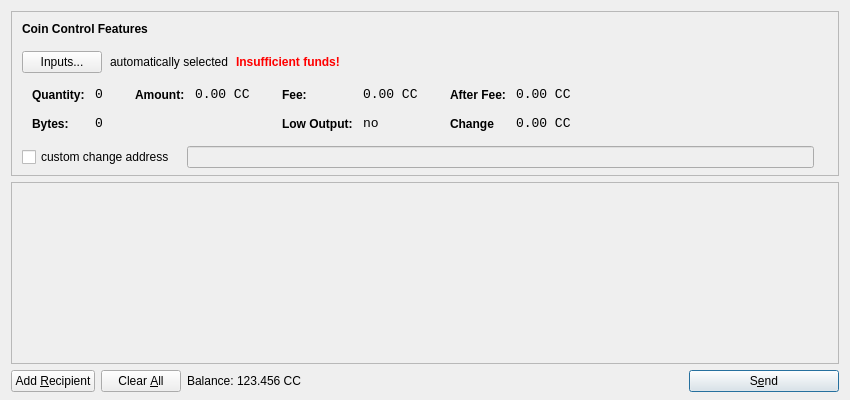
<?xml version="1.0" encoding="UTF-8"?>
<ui version="4.0">
 <class>SendCoinsDialog</class>
 <widget class="QDialog" name="SendCoinsDialog">
  <property name="geometry">
   <rect>
    <x>0</x>
    <y>0</y>
    <width>850</width>
    <height>400</height>
   </rect>
  </property>
  <property name="windowTitle">
   <string>Send Coins</string>
  </property>
  <layout class="QVBoxLayout" name="verticalLayout" stretch="0,1,0">
   <property name="bottomMargin">
    <number>8</number>
   </property>
   <item>
    <widget class="QFrame" name="frameCoinControl">
     <property name="sizePolicy">
      <sizepolicy hsizetype="Expanding" vsizetype="Expanding">
       <horstretch>0</horstretch>
       <verstretch>0</verstretch>
      </sizepolicy>
     </property>
     <property name="maximumSize">
      <size>
       <width>16777215</width>
       <height>16777215</height>
      </size>
     </property>
     <property name="frameShape">
      <enum>QFrame::StyledPanel</enum>
     </property>
     <property name="frameShadow">
      <enum>QFrame::Sunken</enum>
     </property>
     <layout class="QVBoxLayout" name="verticalLayoutCoinControl2">
      <property name="spacing">
       <number>-1</number>
      </property>
      <property name="leftMargin">
       <number>0</number>
      </property>
      <property name="topMargin">
       <number>0</number>
      </property>
      <property name="rightMargin">
       <number>0</number>
      </property>
      <property name="bottomMargin">
       <number>6</number>
      </property>
      <item>
       <layout class="QVBoxLayout" name="verticalLayoutCoinControl" stretch="0,0,0,0,1">
        <property name="spacing">
         <number>0</number>
        </property>
        <property name="leftMargin">
         <number>10</number>
        </property>
        <property name="topMargin">
         <number>10</number>
        </property>
        <item>
         <layout class="QHBoxLayout" name="horizontalLayoutCoinControl1">
          <property name="bottomMargin">
           <number>15</number>
          </property>
          <item>
           <widget class="QLabel" name="labelCoinControlFeatures">
            <property name="sizePolicy">
             <sizepolicy hsizetype="Preferred" vsizetype="Maximum">
              <horstretch>0</horstretch>
              <verstretch>0</verstretch>
             </sizepolicy>
            </property>
            <property name="font">
             <font>
              <weight>75</weight>
              <bold>true</bold>
             </font>
            </property>
            <property name="styleSheet">
             <string notr="true">font-weight:bold;</string>
            </property>
            <property name="text">
             <string>Coin Control Features</string>
            </property>
           </widget>
          </item>
         </layout>
        </item>
        <item>
         <layout class="QHBoxLayout" name="horizontalLayoutCoinControl2" stretch="0,0,0,0">
          <property name="spacing">
           <number>8</number>
          </property>
          <property name="bottomMargin">
           <number>10</number>
          </property>
          <item>
           <widget class="QPushButton" name="pushButtonCoinControl">
            <property name="styleSheet">
             <string notr="true"/>
            </property>
            <property name="text">
             <string>Inputs...</string>
            </property>
           </widget>
          </item>
          <item>
           <widget class="QLabel" name="labelCoinControlAutomaticallySelected">
            <property name="text">
             <string>automatically selected</string>
            </property>
            <property name="margin">
             <number>5</number>
            </property>
           </widget>
          </item>
          <item>
           <widget class="QLabel" name="labelCoinControlInsuffFunds">
            <property name="font">
             <font>
              <weight>75</weight>
              <bold>true</bold>
             </font>
            </property>
            <property name="styleSheet">
             <string notr="true">color:red;font-weight:bold;</string>
            </property>
            <property name="text">
             <string>Insufficient funds!</string>
            </property>
            <property name="margin">
             <number>5</number>
            </property>
           </widget>
          </item>
          <item>
           <spacer name="horizontalSpacerCoinControl">
            <property name="orientation">
             <enum>Qt::Horizontal</enum>
            </property>
            <property name="sizeHint" stdset="0">
             <size>
              <width>40</width>
              <height>1</height>
             </size>
            </property>
           </spacer>
          </item>
         </layout>
        </item>
        <item>
         <widget class="QWidget" name="widgetCoinControl" native="true">
          <property name="sizePolicy">
           <sizepolicy hsizetype="Preferred" vsizetype="Preferred">
            <horstretch>0</horstretch>
            <verstretch>0</verstretch>
           </sizepolicy>
          </property>
          <property name="minimumSize">
           <size>
            <width>0</width>
            <height>0</height>
           </size>
          </property>
          <property name="styleSheet">
           <string notr="true"/>
          </property>
          <layout class="QHBoxLayout" name="horizontalLayoutCoinControl5">
           <property name="margin">
            <number>0</number>
           </property>
           <item>
            <layout class="QHBoxLayout" name="horizontalLayoutCoinControl3" stretch="0,0,0,1">
             <property name="spacing">
              <number>20</number>
             </property>
             <property name="topMargin">
              <number>0</number>
             </property>
             <property name="bottomMargin">
              <number>10</number>
             </property>
             <item>
              <layout class="QFormLayout" name="formLayoutCoinControl1">
               <property name="horizontalSpacing">
                <number>10</number>
               </property>
               <property name="verticalSpacing">
                <number>14</number>
               </property>
               <property name="leftMargin">
                <number>10</number>
               </property>
               <property name="topMargin">
                <number>4</number>
               </property>
               <property name="rightMargin">
                <number>6</number>
               </property>
               <item row="0" column="0">
                <widget class="QLabel" name="labelCoinControlQuantityText">
                 <property name="styleSheet">
                  <string notr="true">font-weight:bold;</string>
                 </property>
                 <property name="text">
                  <string>Quantity:</string>
                 </property>
                 <property name="margin">
                  <number>0</number>
                 </property>
                </widget>
               </item>
               <item row="0" column="1">
                <widget class="QLabel" name="labelCoinControlQuantity">
                 <property name="font">
                  <font>
                   <family>Monospace</family>
                   <pointsize>10</pointsize>
                  </font>
                 </property>
                 <property name="cursor">
                  <cursorShape>IBeamCursor</cursorShape>
                 </property>
                 <property name="contextMenuPolicy">
                  <enum>Qt::ActionsContextMenu</enum>
                 </property>
                 <property name="text">
                  <string>0</string>
                 </property>
                 <property name="margin">
                  <number>0</number>
                 </property>
                 <property name="textInteractionFlags">
                  <set>Qt::LinksAccessibleByMouse|Qt::TextSelectableByKeyboard|Qt::TextSelectableByMouse</set>
                 </property>
                </widget>
               </item>
               <item row="1" column="0">
                <widget class="QLabel" name="labelCoinControlBytesText">
                 <property name="styleSheet">
                  <string notr="true">font-weight:bold;</string>
                 </property>
                 <property name="text">
                  <string>Bytes:</string>
                 </property>
                </widget>
               </item>
               <item row="1" column="1">
                <widget class="QLabel" name="labelCoinControlBytes">
                 <property name="font">
                  <font>
                   <family>Monospace</family>
                   <pointsize>10</pointsize>
                  </font>
                 </property>
                 <property name="cursor">
                  <cursorShape>IBeamCursor</cursorShape>
                 </property>
                 <property name="contextMenuPolicy">
                  <enum>Qt::ActionsContextMenu</enum>
                 </property>
                 <property name="text">
                  <string>0</string>
                 </property>
                 <property name="textInteractionFlags">
                  <set>Qt::LinksAccessibleByMouse|Qt::TextSelectableByKeyboard|Qt::TextSelectableByMouse</set>
                 </property>
                </widget>
               </item>
              </layout>
             </item>
             <item>
              <layout class="QFormLayout" name="formLayoutCoinControl2">
               <property name="horizontalSpacing">
                <number>10</number>
               </property>
               <property name="verticalSpacing">
                <number>14</number>
               </property>
               <property name="leftMargin">
                <number>6</number>
               </property>
               <property name="topMargin">
                <number>4</number>
               </property>
               <property name="rightMargin">
                <number>6</number>
               </property>
               <item row="0" column="0">
                <widget class="QLabel" name="labelCoinControlAmountText">
                 <property name="styleSheet">
                  <string notr="true">font-weight:bold;</string>
                 </property>
                 <property name="text">
                  <string>Amount:</string>
                 </property>
                 <property name="margin">
                  <number>0</number>
                 </property>
                </widget>
               </item>
               <item row="0" column="1">
                <widget class="QLabel" name="labelCoinControlAmount">
                 <property name="font">
                  <font>
                   <family>Monospace</family>
                   <pointsize>10</pointsize>
                  </font>
                 </property>
                 <property name="cursor">
                  <cursorShape>IBeamCursor</cursorShape>
                 </property>
                 <property name="contextMenuPolicy">
                  <enum>Qt::ActionsContextMenu</enum>
                 </property>
                 <property name="text">
                  <string notr="true">0.00 CC</string>
                 </property>
                 <property name="textInteractionFlags">
                  <set>Qt::LinksAccessibleByMouse|Qt::TextSelectableByKeyboard|Qt::TextSelectableByMouse</set>
                 </property>
                </widget>
               </item>
              </layout>
             </item>
             <item>
              <layout class="QFormLayout" name="formLayoutCoinControl3">
               <property name="horizontalSpacing">
                <number>10</number>
               </property>
               <property name="verticalSpacing">
                <number>14</number>
               </property>
               <property name="leftMargin">
                <number>6</number>
               </property>
               <property name="topMargin">
                <number>4</number>
               </property>
               <property name="rightMargin">
                <number>6</number>
               </property>
               <item row="0" column="0">
                <widget class="QLabel" name="labelCoinControlFeeText">
                 <property name="styleSheet">
                  <string notr="true">font-weight:bold;</string>
                 </property>
                 <property name="text">
                  <string>Fee:</string>
                 </property>
                 <property name="margin">
                  <number>0</number>
                 </property>
                </widget>
               </item>
               <item row="0" column="1">
                <widget class="QLabel" name="labelCoinControlFee">
                 <property name="font">
                  <font>
                   <family>Monospace</family>
                   <pointsize>10</pointsize>
                  </font>
                 </property>
                 <property name="cursor">
                  <cursorShape>IBeamCursor</cursorShape>
                 </property>
                 <property name="contextMenuPolicy">
                  <enum>Qt::ActionsContextMenu</enum>
                 </property>
                 <property name="text">
                  <string notr="true">0.00 CC</string>
                 </property>
                 <property name="textInteractionFlags">
                  <set>Qt::LinksAccessibleByMouse|Qt::TextSelectableByKeyboard|Qt::TextSelectableByMouse</set>
                 </property>
                </widget>
               </item>
               <item row="1" column="0">
                <widget class="QLabel" name="labelCoinControlLowOutputText">
                 <property name="styleSheet">
                  <string notr="true">font-weight:bold;</string>
                 </property>
                 <property name="text">
                  <string>Low Output:</string>
                 </property>
                </widget>
               </item>
               <item row="1" column="1">
                <widget class="QLabel" name="labelCoinControlLowOutput">
                 <property name="font">
                  <font>
                   <family>Monospace</family>
                   <pointsize>10</pointsize>
                  </font>
                 </property>
                 <property name="cursor">
                  <cursorShape>IBeamCursor</cursorShape>
                 </property>
                 <property name="contextMenuPolicy">
                  <enum>Qt::ActionsContextMenu</enum>
                 </property>
                 <property name="text">
                  <string>no</string>
                 </property>
                 <property name="textInteractionFlags">
                  <set>Qt::LinksAccessibleByMouse|Qt::TextSelectableByKeyboard|Qt::TextSelectableByMouse</set>
                 </property>
                </widget>
               </item>
              </layout>
             </item>
             <item>
              <layout class="QFormLayout" name="formLayoutCoinControl4">
               <property name="horizontalSpacing">
                <number>10</number>
               </property>
               <property name="verticalSpacing">
                <number>14</number>
               </property>
               <property name="leftMargin">
                <number>6</number>
               </property>
               <property name="topMargin">
                <number>4</number>
               </property>
               <property name="rightMargin">
                <number>6</number>
               </property>
               <item row="0" column="0">
                <widget class="QLabel" name="labelCoinControlAfterFeeText">
                 <property name="styleSheet">
                  <string notr="true">font-weight:bold;</string>
                 </property>
                 <property name="text">
                  <string>After Fee:</string>
                 </property>
                 <property name="margin">
                  <number>0</number>
                 </property>
                </widget>
               </item>
               <item row="0" column="1">
                <widget class="QLabel" name="labelCoinControlAfterFee">
                 <property name="font">
                  <font>
                   <family>Monospace</family>
                   <pointsize>10</pointsize>
                  </font>
                 </property>
                 <property name="cursor">
                  <cursorShape>IBeamCursor</cursorShape>
                 </property>
                 <property name="contextMenuPolicy">
                  <enum>Qt::ActionsContextMenu</enum>
                 </property>
                 <property name="text">
                  <string notr="true">0.00 CC</string>
                 </property>
                 <property name="textInteractionFlags">
                  <set>Qt::LinksAccessibleByMouse|Qt::TextSelectableByKeyboard|Qt::TextSelectableByMouse</set>
                 </property>
                </widget>
               </item>
               <item row="1" column="0">
                <widget class="QLabel" name="labelCoinControlChangeText">
                 <property name="styleSheet">
                  <string notr="true">font-weight:bold;</string>
                 </property>
                 <property name="text">
                  <string>Change</string>
                 </property>
                </widget>
               </item>
               <item row="1" column="1">
                <widget class="QLabel" name="labelCoinControlChange">
                 <property name="font">
                  <font>
                   <family>Monospace</family>
                   <pointsize>10</pointsize>
                  </font>
                 </property>
                 <property name="cursor">
                  <cursorShape>IBeamCursor</cursorShape>
                 </property>
                 <property name="contextMenuPolicy">
                  <enum>Qt::ActionsContextMenu</enum>
                 </property>
                 <property name="text">
                  <string notr="true">0.00 CC</string>
                 </property>
                 <property name="textInteractionFlags">
                  <set>Qt::LinksAccessibleByMouse|Qt::TextSelectableByKeyboard|Qt::TextSelectableByMouse</set>
                 </property>
                </widget>
               </item>
              </layout>
             </item>
            </layout>
           </item>
          </layout>
         </widget>
        </item>
        <item>
         <layout class="QHBoxLayout" name="horizontalLayoutCoinControl4" stretch="0,0,0">
          <property name="spacing">
           <number>12</number>
          </property>
          <property name="sizeConstraint">
           <enum>QLayout::SetDefaultConstraint</enum>
          </property>
          <property name="topMargin">
           <number>5</number>
          </property>
          <property name="rightMargin">
           <number>5</number>
          </property>
          <item>
           <widget class="QCheckBox" name="checkBoxCoinControlChange">
            <property name="text">
             <string>custom change address</string>
            </property>
           </widget>
          </item>
          <item>
           <widget class="QLineEdit" name="lineEditCoinControlChange">
            <property name="enabled">
             <bool>false</bool>
            </property>
            <property name="sizePolicy">
             <sizepolicy hsizetype="Expanding" vsizetype="Fixed">
              <horstretch>0</horstretch>
              <verstretch>0</verstretch>
             </sizepolicy>
            </property>
           </widget>
          </item>
          <item>
           <widget class="QLabel" name="labelCoinControlChangeLabel">
            <property name="sizePolicy">
             <sizepolicy hsizetype="Preferred" vsizetype="Expanding">
              <horstretch>0</horstretch>
              <verstretch>0</verstretch>
             </sizepolicy>
            </property>
            <property name="minimumSize">
             <size>
              <width>0</width>
              <height>0</height>
             </size>
            </property>
            <property name="text">
             <string/>
            </property>
            <property name="margin">
             <number>3</number>
            </property>
           </widget>
          </item>
         </layout>
        </item>
        <item>
         <spacer name="verticalSpacerCoinControl">
          <property name="orientation">
           <enum>Qt::Vertical</enum>
          </property>
          <property name="sizeHint" stdset="0">
           <size>
            <width>800</width>
            <height>1</height>
           </size>
          </property>
         </spacer>
        </item>
       </layout>
      </item>
     </layout>
    </widget>
   </item>
   <item>
    <widget class="QScrollArea" name="scrollArea">
     <property name="widgetResizable">
      <bool>true</bool>
     </property>
     <widget class="QWidget" name="scrollAreaWidgetContents">
      <property name="geometry">
       <rect>
        <x>0</x>
        <y>0</y>
        <width>830</width>
        <height>165</height>
       </rect>
      </property>
      <layout class="QVBoxLayout" name="verticalLayout_2">
       <property name="margin">
        <number>0</number>
       </property>
       <item>
        <layout class="QVBoxLayout" name="entries">
         <property name="spacing">
          <number>6</number>
         </property>
        </layout>
       </item>
       <item>
        <spacer name="verticalSpacer">
         <property name="orientation">
          <enum>Qt::Vertical</enum>
         </property>
         <property name="sizeHint" stdset="0">
          <size>
           <width>20</width>
           <height>40</height>
          </size>
         </property>
        </spacer>
       </item>
      </layout>
     </widget>
    </widget>
   </item>
   <item>
    <layout class="QHBoxLayout" name="horizontalLayout">
     <item>
      <widget class="QPushButton" name="addButton">
       <property name="toolTip">
        <string>Send to multiple recipients at once</string>
       </property>
       <property name="text">
        <string>Add &amp;Recipient</string>
       </property>
       <property name="autoDefault">
        <bool>false</bool>
       </property>
      </widget>
     </item>
     <item>
      <widget class="QPushButton" name="clearButton">
       <property name="sizePolicy">
        <sizepolicy hsizetype="Minimum" vsizetype="Fixed">
         <horstretch>0</horstretch>
         <verstretch>0</verstretch>
        </sizepolicy>
       </property>
       <property name="toolTip">
        <string>Remove all transaction fields</string>
       </property>
       <property name="text">
        <string>Clear &amp;All</string>
       </property>
       <property name="autoRepeatDelay">
        <number>300</number>
       </property>
       <property name="autoDefault">
        <bool>false</bool>
       </property>
      </widget>
     </item>
     <item>
      <layout class="QHBoxLayout" name="horizontalLayout_2">
       <property name="spacing">
        <number>3</number>
       </property>
       <item>
        <widget class="QLabel" name="label">
         <property name="sizePolicy">
          <sizepolicy hsizetype="Preferred" vsizetype="Fixed">
           <horstretch>0</horstretch>
           <verstretch>0</verstretch>
          </sizepolicy>
         </property>
         <property name="text">
          <string>Balance:</string>
         </property>
        </widget>
       </item>
       <item>
        <widget class="QLabel" name="labelBalance">
         <property name="sizePolicy">
          <sizepolicy hsizetype="Preferred" vsizetype="Fixed">
           <horstretch>0</horstretch>
           <verstretch>0</verstretch>
          </sizepolicy>
         </property>
         <property name="cursor">
          <cursorShape>IBeamCursor</cursorShape>
         </property>
         <property name="text">
          <string notr="true">123.456 CC</string>
         </property>
         <property name="textInteractionFlags">
          <set>Qt::LinksAccessibleByMouse|Qt::TextSelectableByKeyboard|Qt::TextSelectableByMouse</set>
         </property>
        </widget>
       </item>
      </layout>
     </item>
     <item>
      <spacer name="horizontalSpacer">
       <property name="orientation">
        <enum>Qt::Horizontal</enum>
       </property>
       <property name="sizeHint" stdset="0">
        <size>
         <width>40</width>
         <height>20</height>
        </size>
       </property>
      </spacer>
     </item>
     <item>
      <widget class="QPushButton" name="sendButton">
       <property name="minimumSize">
        <size>
         <width>150</width>
         <height>0</height>
        </size>
       </property>
       <property name="toolTip">
        <string>Confirm the send action</string>
       </property>
       <property name="text">
        <string>S&amp;end</string>
       </property>
       <property name="icon">
        <iconset resource="../bitcoin.qrc">
         <normaloff>:/icons/send</normaloff>:/icons/send</iconset>
       </property>
       <property name="default">
        <bool>true</bool>
       </property>
      </widget>
     </item>
    </layout>
   </item>
  </layout>
 </widget>
 <resources>
  <include location="../bitcoin.qrc"/>
 </resources>
 <connections/>
</ui>
